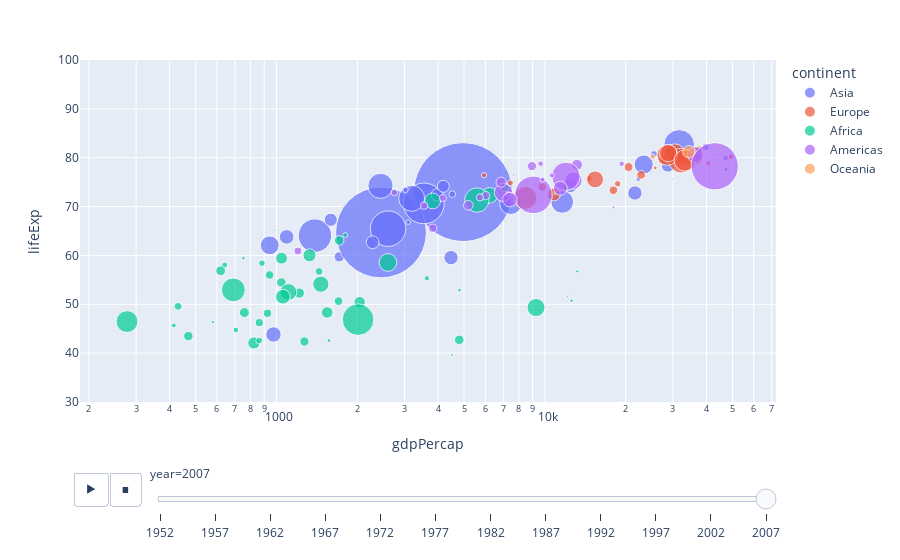

Here is the notebook cell this chart was saved with:
### Code cell
px.scatter(data_frame=df_gapminder, x='gdpPercap', y='lifeExp', log_x=True, log_y=False, color='continent', size='pop', animation_frame='year', size_max=70, height=700, range_y=(30,100), hover_name='country' )

### Figure 1 — Plotly figure (JSON) as saved in the notebook; plotly's stock layout.template omitted (floating-point values rounded to 4 significant figures)
{"data": [{"hovertemplate": "<b>%{hovertext}</b><br><br>continent=Asia<br>year=2007<br>gdpPercap=%{x}<br>lifeExp=%{y}<br>pop=%{marker.size}<extra></extra>", "hovertext": ["Afghanistan", "Bahrain", "Bangladesh", "Cambodia", "China", "Hong Kong, China", "India", "Indonesia", "Iran", "Iraq", "Israel", "Japan", "Jordan", "Korea, Dem. Rep.", "Korea, Rep.", "Kuwait", "Lebanon", "Malaysia", "Mongolia", "Myanmar", "Nepal", "Oman", "Pakistan", "Philippines", "Saudi Arabia", "Singapore", "Sri Lanka", "Syria", "Taiwan", "Thailand", "Vietnam", "West Bank and Gaza", "Yemen, Rep."], "legendgroup": "Asia", "marker": {"color": "#636efa", "size": [31889923, 708573, 150448339, 14131858, 1318683096, 6980412, 1110396331, 223547000, 69453570, 27499638, 6426679, 127467972, 6053193, 23301725, 49044790, 2505559, 3921278, 24821286, 2874127, 47761980, 28901790, 3204897, 169270617, 91077287, 27601038, 4553009, 20378239, 19314747, 23174294, 65068149, 85262356, 4018332, 22211743], "sizemode": "area", "sizeref": 269100.0, "symbol": "circle"}, "mode": "markers", "name": "Asia", "orientation": "v", "showlegend": true, "type": "scatter", "visible": true, "x": [974.6, 29800.0, 1391.0, 1714.0, 4959.0, 39720.0, 2452.0, 3541.0, 11610.0, 4471.0, 25520.0, 31660.0, 4519.0, 1593.0, 23350.0, 47310.0, 10460.0, 12450.0, 3096.0, 944, 1091.0, 22320.0, 2606.0, 3190.0, 21650.0, 47140.0, 3970.0, 4185.0, 28720.0, 7458.0, 2442.0, 3025.0, 2281.0], "xaxis": "x", "y": [43.83, 75.64, 64.06, 59.72, 72.96, 82.21, 64.7, 70.65, 70.96, 59.55, 80.75, 82.6, 72.53, 67.3, 78.62, 77.59, 71.99, 74.24, 66.8, 62.07, 63.78, 75.64, 65.48, 71.69, 72.78, 79.97, 72.4, 74.14, 78.4, 70.62, 74.25, 73.42, 62.7], "yaxis": "y"}, {"hovertemplate": "<b>%{hovertext}</b><br><br>continent=Europe<br>year=2007<br>gdpPercap=%{x}<br>lifeExp=%{y}<br>pop=%{marker.size}<extra></extra>", "hovertext": ["Albania", "Austria", "Belgium", "Bosnia and Herzegovina", "Bulgaria", "Croatia", "Czech Republic", "Denmark", "Finland", "France", "Germany", "Greece", "Hungary", "Iceland", "Ireland", "Italy", "Montenegro", "Netherlands", "Norway", "Poland", "Portugal", "Romania", "Serbia", "Slovak Republic", "Slovenia", "Spain", "Sweden", "Switzerland", "Turkey", "United Kingdom"], "legendgroup": "Europe", "marker": {"color": "#EF553B", "size": [3600523, 8199783, 10392226, 4552198, 7322858, 4493312, 10228744, 5468120, 5238460, 61083916, 82400996, 10706290, 9956108, 301931, 4109086, 58147733, 684736, 16570613, 4627926, 38518241, 10642836, 22276056, 10150265, 5447502, 2009245, 40448191, 9031088, 7554661, 71158647, 60776238], "sizemode": "area", "sizeref": 269100.0, "symbol": "circle"}, "mode": "markers", "name": "Europe", "orientation": "v", "showlegend": true, "type": "scatter", "visible": true, "x": [5937.0, 36130.0, 33690.0, 7446.0, 10680.0, 14620.0, 22830.0, 35280.0, 33210.0, 30470.0, 32170.0, 27540.0, 18010.0, 36180.0, 40680.0, 28570.0, 9254.0, 36800.0, 49360.0, 15390.0, 20510.0, 10810.0, 9787.0, 18680.0, 25770.0, 28820.0, 33860.0, 37510.0, 8458.0, 33200.0], "xaxis": "x", "y": [76.42, 79.83, 79.44, 74.85, 73.0, 75.75, 76.49, 78.33, 79.31, 80.66, 79.41, 79.48, 73.34, 81.76, 78.89, 80.55, 74.54, 79.76, 80.2, 75.56, 78.1, 72.48, 74.0, 74.66, 77.93, 80.94, 80.88, 81.7, 71.78, 79.42], "yaxis": "y"}, {"hovertemplate": "<b>%{hovertext}</b><br><br>continent=Africa<br>year=2007<br>gdpPercap=%{x}<br>lifeExp=%{y}<br>pop=%{marker.size}<extra></extra>", "hovertext": ["Algeria", "Angola", "Benin", "Botswana", "Burkina Faso", "Burundi", "Cameroon", "Central African Republic", "Chad", "Comoros", "Congo, Dem. Rep.", "Congo, Rep.", "Cote d'Ivoire", "Djibouti", "Egypt", "Equatorial Guinea", "Eritrea", "Ethiopia", "Gabon", "Gambia", "Ghana", "Guinea", "Guinea-Bissau", "Kenya", "Lesotho", "Liberia", "Libya", "Madagascar", "Malawi", "Mali", "Mauritania", "Mauritius", "Morocco", "Mozambique", "Namibia", "Niger", "Nigeria", "Reunion", "Rwanda", "Sao Tome and Principe", "Senegal", "Sierra Leone", "Somalia", "South Africa", "Sudan", "Swaziland", "Tanzania", "Togo", "Tunisia", "Uganda", "Zambia", "Zimbabwe"], "legendgroup": "Africa", "marker": {"color": "#00cc96", "size": [33333216, 12420476, 8078314, 1639131, 14326203, 8390505, 17696293, 4369038, 10238807, 710960, 64606759, 3800610, 18013409, 496374, 80264543, 551201, 4906585, 76511887, 1454867, 1688359, 22873338, 9947814, 1472041, 35610177, 2012649, 3193942, 6036914, 19167654, 13327079, 12031795, 3270065, 1250882, 33757175, 19951656, 2055080, 12894865, 135031164, 798094, 8860588, 199579, 12267493, 6144562, 9118773, 43997828, 42292929, 1133066, 38139640, 5701579, 10276158, 29170398, 11746035, 12311143], "sizemode": "area", "sizeref": 269100.0, "symbol": "circle"}, "mode": "markers", "name": "Africa", "orientation": "v", "showlegend": true, "type": "scatter", "visible": true, "x": [6223.0, 4797.0, 1441.0, 12570.0, 1217.0, 430.1, 2042.0, 706.0, 1704.0, 986.1, 277.6, 3633.0, 1545.0, 2082.0, 5581.0, 12150.0, 641.4, 690.8, 13210.0, 752.7, 1328.0, 942.7, 579.2, 1463.0, 1569.0, 414.5, 12060.0, 1045.0, 759.3, 1043.0, 1803.0, 10960.0, 3820.0, 823.7, 4811.0, 619.7, 2014.0, 7670.0, 863.1, 1598.0, 1712.0, 862.5, 926.1, 9270.0, 2602.0, 4513.0, 1107.0, 883.0, 7093.0, 1056.0, 1271.0, 469.7], "xaxis": "x", "y": [72.3, 42.73, 56.73, 50.73, 52.3, 49.58, 50.43, 44.74, 50.65, 65.15, 46.46, 55.32, 48.33, 54.79, 71.34, 51.58, 58.04, 52.95, 56.73, 59.45, 60.02, 56.01, 46.39, 54.11, 42.59, 45.68, 73.95, 59.44, 48.3, 54.47, 64.16, 72.8, 71.16, 42.08, 52.91, 56.87, 46.86, 76.44, 46.24, 65.53, 63.06, 42.57, 48.16, 49.34, 58.56, 39.61, 52.52, 58.42, 73.92, 51.54, 42.38, 43.49], "yaxis": "y"}, {"hovertemplate": "<b>%{hovertext}</b><br><br>continent=Americas<br>year=2007<br>gdpPercap=%{x}<br>lifeExp=%{y}<br>pop=%{marker.size}<extra></extra>", "hovertext": ["Argentina", "Bolivia", "Brazil", "Canada", "Chile", "Colombia", "Costa Rica", "Cuba", "Dominican Republic", "Ecuador", "El Salvador", "Guatemala", "Haiti", "Honduras", "Jamaica", "Mexico", "Nicaragua", "Panama", "Paraguay", "Peru", "Puerto Rico", "Trinidad and Tobago", "United States", "Uruguay", "Venezuela"], "legendgroup": "Americas", "marker": {"color": "#ab63fa", "size": [40301927, 9119152, 190010647, 33390141, 16284741, 44227550, 4133884, 11416987, 9319622, 13755680, 6939688, 12572928, 8502814, 7483763, 2780132, 108700891, 5675356, 3242173, 6667147, 28674757, 3942491, 1056608, 301139947, 3447496, 26084662], "sizemode": "area", "sizeref": 269100.0, "symbol": "circle"}, "mode": "markers", "name": "Americas", "orientation": "v", "showlegend": true, "type": "scatter", "visible": true, "x": [12780.0, 3822.0, 9066.0, 36320.0, 13170.0, 7007.0, 9645.0, 8948.0, 6025.0, 6873.0, 5728.0, 5186.0, 1202.0, 3548.0, 7321.0, 11980.0, 2749.0, 9809.0, 4173.0, 7409.0, 19330.0, 18010.0, 42950.0, 10610.0, 11420.0], "xaxis": "x", "y": [75.32, 65.55, 72.39, 80.65, 78.55, 72.89, 78.78, 78.27, 72.23, 74.99, 71.88, 70.26, 60.92, 70.2, 72.57, 76.19, 72.9, 75.54, 71.75, 71.42, 78.75, 69.82, 78.24, 76.38, 73.75], "yaxis": "y"}, {"hovertemplate": "<b>%{hovertext}</b><br><br>continent=Oceania<br>year=2007<br>gdpPercap=%{x}<br>lifeExp=%{y}<br>pop=%{marker.size}<extra></extra>", "hovertext": ["Australia", "New Zealand"], "legendgroup": "Oceania", "marker": {"color": "#FFA15A", "size": [20434176, 4115771], "sizemode": "area", "sizeref": 269100.0, "symbol": "circle"}, "mode": "markers", "name": "Oceania", "orientation": "v", "showlegend": true, "type": "scatter", "visible": true, "x": [34440.0, 25190.0], "xaxis": "x", "y": [81.23, 80.2], "yaxis": "y"}], "layout": {"autosize": true, "legend": {"itemsizing": "constant", "title": {"text": "continent"}, "tracegroupgap": 0}, "margin": {"t": 60}, "sliders": [{"active": 11, "currentvalue": {"prefix": "year="}, "len": 0.9, "pad": {"b": 10, "t": 60}, "steps": [{"args": [["1952"], {"frame": {"duration": 0, "redraw": false}, "fromcurrent": true, "mode": "immediate", "transition": {"duration": 0, "easing": "linear"}}], "label": "1952", "method": "animate"}, {"args": [["1957"], {"frame": {"duration": 0, "redraw": false}, "fromcurrent": true, "mode": "immediate", "transition": {"duration": 0, "easing": "linear"}}], "label": "1957", "method": "animate"}, {"args": [["1962"], {"frame": {"duration": 0, "redraw": false}, "fromcurrent": true, "mode": "immediate", "transition": {"duration": 0, "easing": "linear"}}], "label": "1962", "method": "animate"}, {"args": [["1967"], {"frame": {"duration": 0, "redraw": false}, "fromcurrent": true, "mode": "immediate", "transition": {"duration": 0, "easing": "linear"}}], "label": "1967", "method": "animate"}, {"args": [["1972"], {"frame": {"duration": 0, "redraw": false}, "fromcurrent": true, "mode": "immediate", "transition": {"duration": 0, "easing": "linear"}}], "label": "1972", "method": "animate"}, {"args": [["1977"], {"frame": {"duration": 0, "redraw": false}, "fromcurrent": true, "mode": "immediate", "transition": {"duration": 0, "easing": "linear"}}], "label": "1977", "method": "animate"}, {"args": [["1982"], {"frame": {"duration": 0, "redraw": false}, "fromcurrent": true, "mode": "immediate", "transition": {"duration": 0, "easing": "linear"}}], "label": "1982", "method": "animate"}, {"args": [["1987"], {"frame": {"duration": 0, "redraw": false}, "fromcurrent": true, "mode": "immediate", "transition": {"duration": 0, "easing": "linear"}}], "label": "1987", "method": "animate"}, {"args": [["1992"], {"frame": {"duration": 0, "redraw": false}, "fromcurrent": true, "mode": "immediate", "transition": {"duration": 0, "easing": "linear"}}], "label": "1992", "method": "animate"}, {"args": [["1997"], {"frame": {"duration": 0, "redraw": false}, "fromcurrent": true, "mode": "immediate", "transition": {"duration": 0, "easing": "linear"}}], "label": "1997", "method": "animate"}, {"args": [["2002"], {"frame": {"duration": 0, "redraw": false}, "fromcurrent": true, "mode": "immediate", "transition": {"duration": 0, "easing": "linear"}}], "label": "2002", "method": "animate"}, {"args": [["2007"], {"frame": {"duration": 0, "redraw": false}, "fromcurrent": true, "mode": "immediate", "transition": {"duration": 0, "easing": "linear"}}], "label": "2007", "method": "animate"}], "x": 0.1, "xanchor": "left", "y": 0, "yanchor": "top"}], "updatemenus": [{"active": 0, "buttons": [{"args": [null, {"frame": {"duration": 500, "redraw": false}, "fromcurrent": true, "mode": "immediate", "transition": {"duration": 500, "easing": "linear"}}], "label": "&#9654;", "method": "animate"}, {"args": [[null], {"frame": {"duration": 0, "redraw": false}, "fromcurrent": true, "mode": "immediate", "transition": {"duration": 0, "easing": "linear"}}], "label": "&#9724;", "method": "animate"}], "direction": "left", "pad": {"r": 10, "t": 70}, "showactive": false, "type": "buttons", "x": 0.1, "xanchor": "right", "y": 0, "yanchor": "top"}], "xaxis": {"anchor": "y", "autorange": true, "domain": [0, 1], "range": [2.286, 4.829], "title": {"text": "gdpPercap"}, "type": "log"}, "yaxis": {"anchor": "x", "domain": [0, 1], "range": [30, 100], "title": {"text": "lifeExp"}, "type": "linear"}}}
